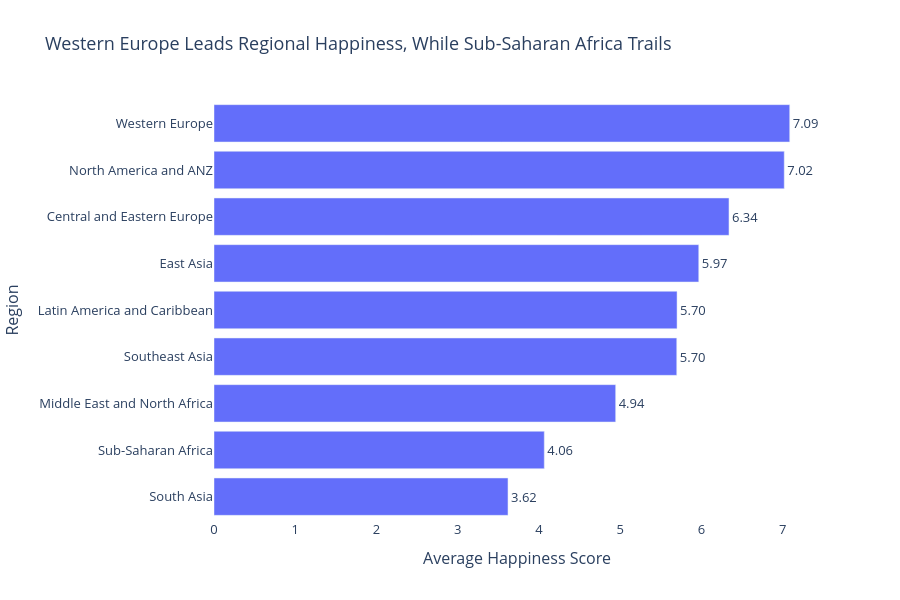

The code cell stored with this chart in its notebook:
### Markdown cell above
---
## Task 1 — Regional Comparison Bar Chart

**What to build:** A horizontal bar chart showing the **average happiness score by region**, sorted from highest to lowest.

**Requirements:**
- Horizontal orientation (category names are long)
- Sorted by score, descending (so the happiest region is at the top)
- Zero baseline on x-axis
- At least one design choice that goes beyond the Plotly default (colour, annotation, labels, etc.)
- An insight title that answers: *which region stands out and why does it matter?*

**Hint:** Use `df.groupby('Region')['Happiness_Score'].mean()` to compute the averages.

### Code cell
# Task 1: Regional comparison bar chart
# -------------------------------------

# Step 1: Compute average happiness score by region
region_avg = (df.groupby('Region')['Happiness_Score']
              .mean()
              .reset_index()
              .sort_values('Happiness_Score'))  # sort for horizontal bar

print(region_avg)

# Step 2: Build your chart
# YOUR CODE HERE
# Build horizontal bar chart
fig = px.bar(
    region_avg,
    x='Happiness_Score',
    y='Region',
    orientation='h',
    text='Happiness_Score',
    title='Western Europe Leads Regional Happiness, While Sub-Saharan Africa Trails'
)

# Customize appearance
fig.update_traces(
    texttemplate='%{text:.2f}',
    textposition='outside'
)

# Zero baseline + clean layout
fig.update_layout(
    xaxis=dict(
        title='Average Happiness Score',
        rangemode='tozero'
    ),
    yaxis=dict(
        title='Region'
    ),
    plot_bgcolor='white',
    paper_bgcolor='white',
    font=dict(size=13),
    height=600
)

fig.show()

### Figure 1 — Plotly figure (JSON) as saved in the notebook; plotly's stock layout.template omitted (floating-point values rounded to 4 significant figures)
{"data": [{"hovertemplate": "Happiness_Score=%{text}<br>Region=%{y}<extra></extra>", "legendgroup": "", "marker": {"color": "#636efa", "pattern": {"shape": ""}}, "name": "", "orientation": "h", "showlegend": false, "text": [3.618, 4.065, 4.943, 5.695, 5.699, 5.966, 6.338, 7.018, 7.086], "textposition": "outside", "texttemplate": "%{text:.2f}", "type": "bar", "x": [3.618, 4.065, 4.943, 5.695, 5.699, 5.966, 6.338, 7.018, 7.086], "xaxis": "x", "y": ["South Asia", "Sub-Saharan Africa", "Middle East and North Africa", "Southeast Asia", "Latin America and Caribbean", "East Asia", "Central and Eastern Europe", "North America and ANZ", "Western Europe"], "yaxis": "y"}], "layout": {"barmode": "relative", "font": {"size": 13}, "height": 600, "legend": {"tracegroupgap": 0}, "paper_bgcolor": "white", "plot_bgcolor": "white", "title": {"text": "Western Europe Leads Regional Happiness, While Sub-Saharan Africa Trails"}, "xaxis": {"anchor": "y", "domain": [0, 1], "rangemode": "tozero", "title": {"text": "Average Happiness Score"}}, "yaxis": {"anchor": "x", "domain": [0, 1], "title": {"text": "Region"}}}}
